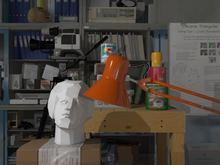
%> input picture Homeowrk4-Stereo and Segmentation/frame_1R.png, 220 x 165 px, shrunk from 640 x 480 before the run
$ octave Syntheticstereosequences.m   (GNU Octave 9; MATLAB toolbox functions it lacks are replaced by stand-ins)
%> lines starting %> are read from the running program, lines starting %| are printed output that depends on the picture
% Zhixing Chang
% CSCI 4831
% Homework 4
% Ioana Fleming
%
imageR=imread('frame_1R.png');
%> imageR is the input picture: size 165x220x3 uint8; mean R, G, B 77.6, 70.6, 64.2
imageL=imread('frame_1L.png');
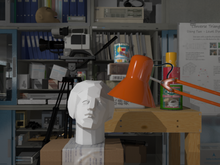
%> input picture Homeowrk4-Stereo and Segmentation/frame_1L.png, 220 x 165 px, shrunk from 640 x 480 before the run
%> imageL is the input picture: size 165x220x3 uint8; mean R, G, B 76.3, 69.7, 63.6
imageLGray = rgb2gray(imageL);
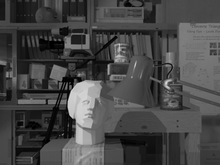
%> imageLGray: size 165x220 uint8; min 0, max 222, mean 70.9
imageRGray = rgb2gray(imageR);
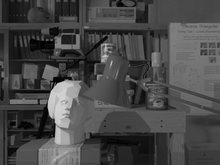
%> imageRGray: size 165x220 uint8; min 0, max 213, mean 72
%> (the run ends here)
